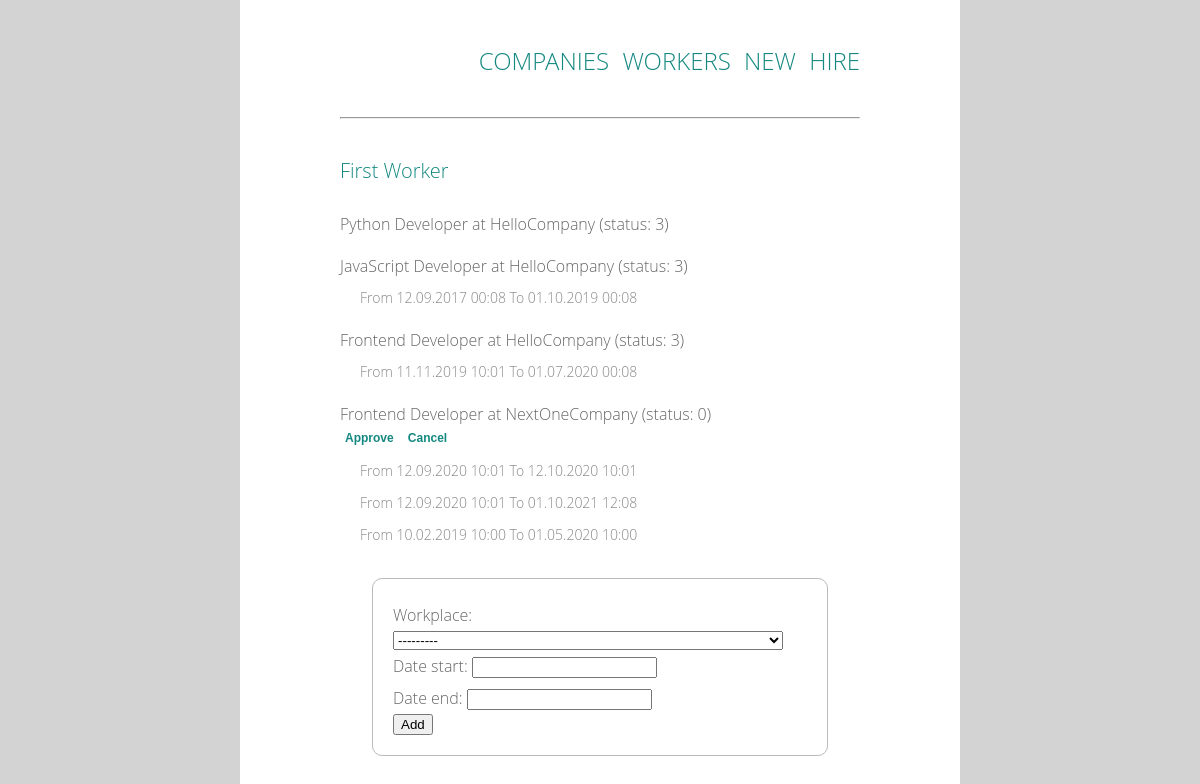
Page /workers/1/ on the committed database.
### work/models.py (models this page shows, shortened)
class Worker(models.Model):
    first_name = models.CharField(max_length=20)
    last_name = models.CharField(max_length=20)

class WorkPlace(models.Model):
    work = models.ForeignKey(
        Work, related_name='workplaces', on_delete=models.CASCADE)
    worker = models.ForeignKey(
        Worker, related_name='workplaces', on_delete=models.CASCADE)
    NEW = 0
    APPROVED = 1
    CANCELLED = 2
    FINISHED = 3
    STATUS_CHOICES = (
        (NEW, 'New'),
        (APPROVED, 'Approved'),
        (CANCELLED, 'Cancelled'),
        (FINISHED, 'Finished'),
    )
    status = models.IntegerField(choices=STATUS_CHOICES, default=NEW)
    def __str__(self):
        return (
            f'workplace {self.work.name} at {self.work.company.name} company')
    class Meta:
        unique_together = ['work', 'worker']

class Work(models.Model):
    company = models.ForeignKey(
        Company, related_name='works', on_delete=models.CASCADE)
    name = models.CharField(max_length=50)
    created_date = models.DateTimeField(default=timezone.now)
    class Meta:
        unique_together = ['company', 'name']

class Company(models.Model):
    name = models.CharField(max_length=50)

class WorkTime(models.Model):
    NEW = 0
    APPROVED = 1
    CANCELLED = 2
    date_start = models.DateTimeField()
    date_end = models.DateTimeField()
    worker = models.ForeignKey(
        Worker, on_delete=models.CASCADE)
    workplace = models.ForeignKey(
        WorkPlace, related_name='worktimes', on_delete=models.CASCADE)
    STATUS_CHOICES = (
        (NEW, 'New'),
        (APPROVED, 'Approved'),
        (CANCELLED, 'Cancelled'),
    )
    status = models.IntegerField(choices=STATUS_CHOICES, default=NEW)

### work/views.py (the view, shortened to what this page needs)
class WorkerDetail(View):
    def get(self, request, *args, **kwargs):
        view = WorkerDisplay.as_view()
        return view(request, *args, **kwargs)

### work/forms.py
class CreateWorkTime(forms.ModelForm):
    class Meta:
        model = WorkTime
        fields = ('workplace', 'date_start', 'date_end')

### work/views.py (called while the page is built)
    def get_context_data(self, **kwargs):
        context = super().get_context_data(**kwargs)
        context['workplaces'] = self.get_object().workplaces.all()
        context['form'] = CreateWorkTime()
        return context

### work/templates/work/worker_detail.html (shortened to what this page needs)
{% extends 'work/base.html' %}
{% block content %}
    <h1 class='company'>{{ worker.first_name }} {{ worker.last_name }}</h1>
    {% if workplaces %}
        <ul>
        {% for wp in workplaces %}
            <div class='work'>
                <li>{{ wp.work.name }} at {{ wp.work.company.name }} (status: {{ wp.status }})
                    {% if not wp.status %}
                        <form action="{% url 'work:update_wp' wp.id %}" method="post">
                            <input type="submit" class='status' value="Approve" name='approve_btn'/>
                            <input type="submit" class='status' value="Cancel" name='cancel_btn'/>
                        </form>
                    {% endif %}
                    <ul>
                    {% for wt in wp.worktimes.all %}
                        <li class='position'>From {{ wt.date_start|date:"d.m.Y H:i" }} To {{ wt.date_end|date:"d.m.Y H:i" }}</li>
                    {% endfor %}
                    </ul>
                </li>
            </div>
        {% endfor %}
        </ul>
        <form method="post" class='adding_form'>
            {{ form.as_p }}
            <input type="submit" value="Add" />
        </form>
    {% else %}
        <p class='work'>Not working now.</p>
    {% endif %}
{% endblock %}

### work/static/work/style.css (style rules this page uses)
html, body, div, span, applet, object, iframe, h1, h2, h3, h4, h5, h6, p, blockquote, pre, a, abbr, acronym, address, big, cite, code, del, dfn, em, img, ins, kbd, q, s, samp, small, strike, strong, sub, sup, tt, var, b, u, i, center, dl, dt, dd, ol, ul, li, fieldset, form, label, legend, table, caption, tbody, tfoot, thead, tr, th, td, article, aside, canvas, details, embed, figure, figcaption, footer, header, hgroup, menu, nav, output, ruby, section, summary, time, mark, audio, video { margin: 0; padding: 0; border: 0; font-size: 100%; font: inherit; vertical-align: baseline; }
body { line-height: 1; }
ol, ul { list-style: none; }
body { font: 300 16px/22px "Open Sans", "Helvetica Neue", Helvetica, Arial, sans-serif; }
.company { color: #148880; font-size: 20px; line-height: 44px; }
.work, .adding_form { color: #666; }
.position { color: #888; font-size: 14px; }
body { background-color: #d3d3d3; }
html, body { height: 100%; }
.work { margin-top: 20px; }
.position { margin-left: 20px; margin-top: 10px; }
.adding_form { box-sizing: border-box; padding: 20px; margin: 32px; border: solid 1px #bbb; border-radius: 10px; line-height: 32px; }
.status { border: none; padding: 5px; margin: 0; font-size: 12px; font-weight: 600; color:#148880; background-color: transparent; }

### rows in the picture
Worker: first_name "First", last_name "Worker"
WorkPlace: work.name "Python Developer", work.company.name "HelloCompany", status "3"
WorkPlace: work.name "JavaScript Developer", work.company.name "HelloCompany", status "3"
WorkTime: date_start "12.09.2017 00:08", date_end "01.10.2019 00:08"
WorkPlace: work.name "Frontend Developer", work.company.name "HelloCompany", status "3"
WorkTime: date_start "11.11.2019 10:01", date_end "01.07.2020 00:08"
WorkPlace: work.name "Frontend Developer", work.company.name "NextOneCompany", status "0"
WorkTime: date_start "12.09.2020 10:01", date_end "12.10.2020 10:01"
WorkTime: date_start "12.09.2020 10:01", date_end "01.10.2021 12:08"
WorkTime: date_start "10.02.2019 10:00", date_end "01.05.2020 10:00"
